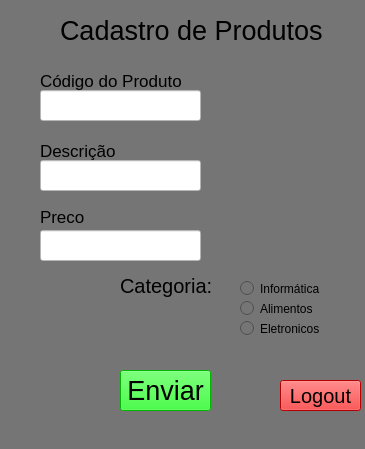
<?xml version="1.0" encoding="UTF-8"?>
<ui version="4.0">
 <class>MainWindow</class>
 <widget class="QMainWindow" name="MainWindow">
  <property name="geometry">
   <rect>
    <x>0</x>
    <y>0</y>
    <width>365</width>
    <height>449</height>
   </rect>
  </property>
  <property name="windowTitle">
   <string>MainWindow</string>
  </property>
  <property name="styleSheet">
   <string notr="true">background-color: rgb(117, 117, 117);</string>
  </property>
  <widget class="QWidget" name="centralwidget">
   <widget class="QLabel" name="label">
    <property name="geometry">
     <rect>
      <x>60</x>
      <y>10</y>
      <width>271</width>
      <height>41</height>
     </rect>
    </property>
    <property name="font">
     <font>
      <pointsize>20</pointsize>
     </font>
    </property>
    <property name="text">
     <string>Cadastro de Produtos</string>
    </property>
   </widget>
   <widget class="QLabel" name="label_2">
    <property name="geometry">
     <rect>
      <x>40</x>
      <y>70</y>
      <width>141</width>
      <height>21</height>
     </rect>
    </property>
    <property name="font">
     <font>
      <pointsize>13</pointsize>
     </font>
    </property>
    <property name="text">
     <string>Código do Produto</string>
    </property>
   </widget>
   <widget class="QLabel" name="label_3">
    <property name="geometry">
     <rect>
      <x>40</x>
      <y>140</y>
      <width>91</width>
      <height>21</height>
     </rect>
    </property>
    <property name="font">
     <font>
      <pointsize>13</pointsize>
     </font>
    </property>
    <property name="text">
     <string>Descrição</string>
    </property>
   </widget>
   <widget class="QLabel" name="label_4">
    <property name="geometry">
     <rect>
      <x>40</x>
      <y>210</y>
      <width>47</width>
      <height>13</height>
     </rect>
    </property>
    <property name="font">
     <font>
      <pointsize>13</pointsize>
     </font>
    </property>
    <property name="text">
     <string>Preço</string>
    </property>
   </widget>
   <widget class="QLineEdit" name="codigo">
    <property name="geometry">
     <rect>
      <x>40</x>
      <y>90</y>
      <width>161</width>
      <height>31</height>
     </rect>
    </property>
    <property name="styleSheet">
     <string notr="true">background-color: rgb(255, 255, 255);</string>
    </property>
   </widget>
   <widget class="QLineEdit" name="descricao">
    <property name="geometry">
     <rect>
      <x>40</x>
      <y>160</y>
      <width>161</width>
      <height>31</height>
     </rect>
    </property>
    <property name="styleSheet">
     <string notr="true">background-color: rgb(255, 255, 255);</string>
    </property>
   </widget>
   <widget class="QLineEdit" name="preco">
    <property name="geometry">
     <rect>
      <x>40</x>
      <y>230</y>
      <width>161</width>
      <height>31</height>
     </rect>
    </property>
    <property name="styleSheet">
     <string notr="true">background-color: rgb(255, 255, 255);</string>
    </property>
   </widget>
   <widget class="QRadioButton" name="radioButton">
    <property name="geometry">
     <rect>
      <x>240</x>
      <y>280</y>
      <width>82</width>
      <height>17</height>
     </rect>
    </property>
    <property name="text">
     <string>Informática</string>
    </property>
   </widget>
   <widget class="QRadioButton" name="radioButton_2">
    <property name="geometry">
     <rect>
      <x>240</x>
      <y>300</y>
      <width>82</width>
      <height>17</height>
     </rect>
    </property>
    <property name="text">
     <string>Alimentos</string>
    </property>
   </widget>
   <widget class="QRadioButton" name="radioButton_3">
    <property name="geometry">
     <rect>
      <x>240</x>
      <y>320</y>
      <width>82</width>
      <height>17</height>
     </rect>
    </property>
    <property name="text">
     <string>Eletronicos</string>
    </property>
   </widget>
   <widget class="QLabel" name="label_5">
    <property name="geometry">
     <rect>
      <x>120</x>
      <y>270</y>
      <width>101</width>
      <height>31</height>
     </rect>
    </property>
    <property name="font">
     <font>
      <pointsize>15</pointsize>
     </font>
    </property>
    <property name="text">
     <string>Categoria:</string>
    </property>
   </widget>
   <widget class="QPushButton" name="enviar">
    <property name="geometry">
     <rect>
      <x>120</x>
      <y>370</y>
      <width>91</width>
      <height>41</height>
     </rect>
    </property>
    <property name="font">
     <font>
      <pointsize>20</pointsize>
     </font>
    </property>
    <property name="styleSheet">
     <string notr="true">background-color: rgb(255, 8, 0);
background-color: rgb(0, 255, 0);</string>
    </property>
    <property name="text">
     <string>Enviar</string>
    </property>
   </widget>
   <widget class="QPushButton" name="logout">
    <property name="geometry">
     <rect>
      <x>280</x>
      <y>380</y>
      <width>81</width>
      <height>31</height>
     </rect>
    </property>
    <property name="font">
     <font>
      <pointsize>15</pointsize>
     </font>
    </property>
    <property name="styleSheet">
     <string notr="true">background-color: rgb(255, 0, 0);</string>
    </property>
    <property name="text">
     <string>Logout</string>
    </property>
   </widget>
  </widget>
  <widget class="QMenuBar" name="menubar">
   <property name="geometry">
    <rect>
     <x>0</x>
     <y>0</y>
     <width>365</width>
     <height>21</height>
    </rect>
   </property>
  </widget>
  <widget class="QStatusBar" name="statusbar"/>
 </widget>
 <resources/>
 <connections/>
</ui>
